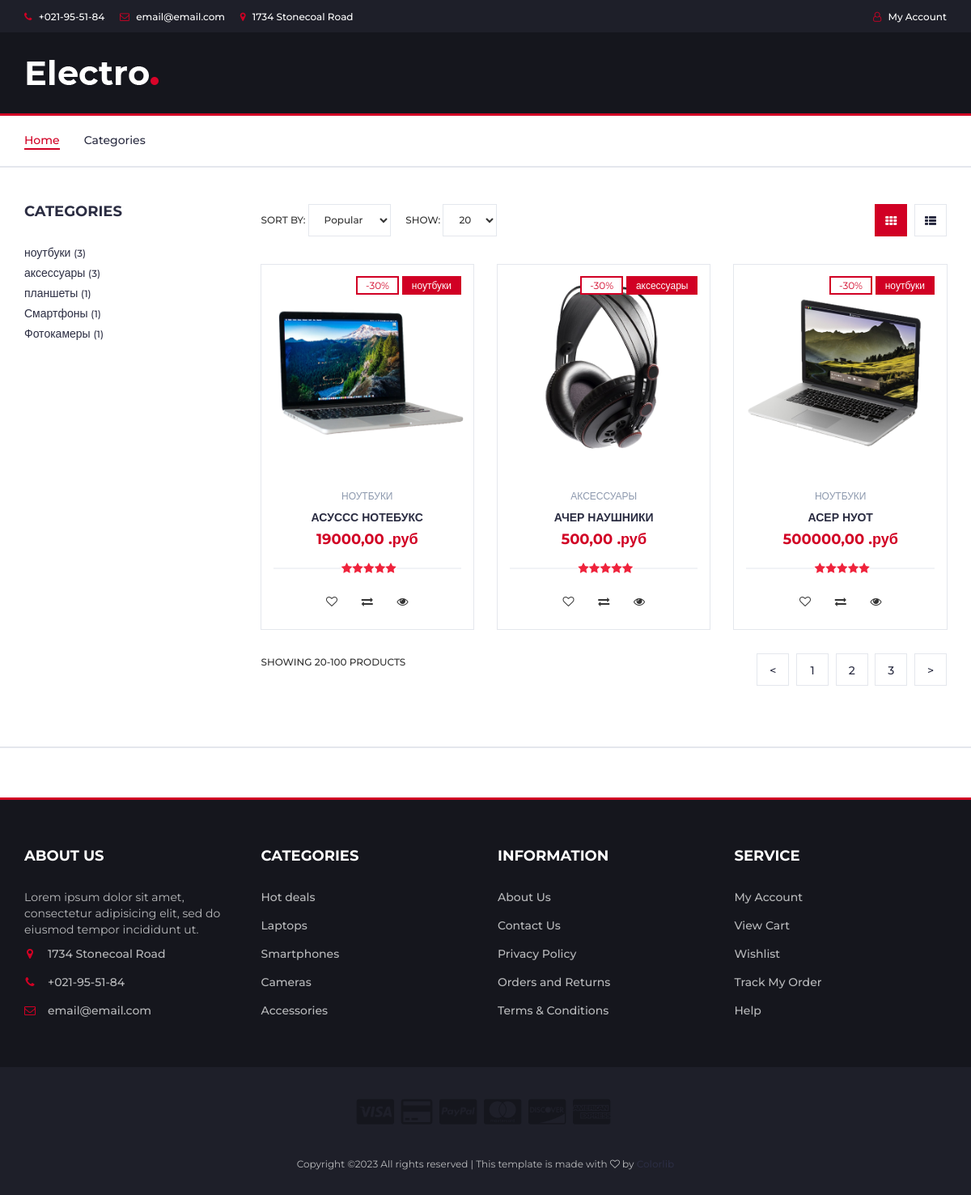
Screenshot of /products/ with the database file from the repository.
### products/models.py (models this page shows, shortened)
class Category(models.Model):
    name = models.CharField(max_length=125, unique=True)
    description = models.TextField(null=True, blank=True)
    class Meta:
        verbose_name = 'category'
        verbose_name_plural = 'categories'
    def __str__(self):
        return self.name

class Product(models.Model):
    name = models.CharField(max_length=125)
    description = models.TextField()
    price = models.DecimalField(max_digits=8, decimal_places=2)
    quantity = models.PositiveIntegerField(default=0)
    category = models.ForeignKey('Category', null=True, blank=True, on_delete=models.SET_NULL)
    creat_at = models.DateTimeField(auto_now_add=True)
    image = models.ImageField(upload_to='products', blank=True, null=True)
    is_published = models.BooleanField(default=True)
    class Meta:
        verbose_name = 'product'
        verbose_name_plural = 'products'

### products/views.py (the view)
# urls.py: path('', ProductsListView.as_view(), name='index'),
class ProductsListView(CommonMixim, ListView):
    model = Product
    template_name = 'products/store.html'
    title = 'Stores - Каталог'
    paginate_by = 3
    def get_queryset(self):
        queryset = super(ProductsListView, self).get_queryset()
        category_id = self.kwargs.get('category_id')
        return queryset.filter(category__id=category_id) if category_id else queryset
    def get_context_data(self, *, object_list=None, **kwargs):
        context = super(ProductsListView, self).get_context_data()
        context['categories'] = Category.objects.all()
        if self.request.user.is_authenticated:
            context['order'] = Orders.objects.filter(user=self.request.user)
        else:
            context['order'] = Orders.objects.all()
        return context

### common/views.py (called while the page is built)
    def get_context_data(self, **kwargs):
        context = super().get_context_data(**kwargs)
        context['title'] = self.title
        return context

### products/templates/products/store.html (shortened to what this page needs)
{% extends "products/base.html" %}
{% block content %}
		<div class="section">
			<div class="container">
				<div class="row">
					<div id="aside" class="col-md-3">
						<div class="aside">
							<h3 class="aside-title">Categories</h3>
                            {% for category in categories %}
                                <div class="input-point">
                                    <label for="{{ category.id }}">
                                        <a href="{% url 'products:categories' category_id=category.id|urlencode %}">
                                            {{ category.name }}
                                            <small>({{ category.product_set.count }})</small>
                                        </a>
                                    </label>
                                </div>
                            {% endfor %}
						</div>
					</div>
					<div id="store" class="col-md-9">
						<div class="store-filter clearfix">
							<div class="store-sort">
								<label>
									Sort By:
									<select class="input-select">
										<option value="0">Popular</option>
									</select>
								</label>
								<label>
									Show:
									<select class="input-select">
										<option value="0">20</option>
									</select>
								</label>
							</div>
							<ul class="store-grid">
								<li class="active"><i class="fa fa-th"></i></li>
								<li><a href="#"><i class="fa fa-th-list"></i></a></li>
							</ul>
						</div>
						<div class="row">
                            {% for product in object_list %}
                                {%  if product.is_published %}
                                    <div class="col-md-4 col-xs-6">
                                        <div class="product">
                                            <div class="product-img">
                                                <img src="{{ product.image.url }}" alt="">
                                                <div class="product-label">
                                                    <span class="sale">-30%</span>
                                                    <span class="new">{{ product.category }}</span>
                                                </div>
                                            </div>
                                            <div class="product-body">
                                                <p class="product-category">{% if product.category %}{{ product.category }}{% else %}Uncategorized{% endif %}</p>
                                                <h3 class="product-name"><a href="{% url 'products:detailed' product.id %}">{{ product.name }}</a></h3>
                                                <h4 class="product-price">{{ product.price }} .руб</h4>
                                                <div class="product-rating">
                                                    <i class="fa fa-star"></i>
                                                    <i class="fa fa-star"></i>
                                                    <i class="fa fa-star"></i>
                                                    <i class="fa fa-star"></i>
                                                    <i class="fa fa-star"></i>
                                                </div>
                                                <div class="product-btns">
                                                    <button class="add-to-wishlist"><i class="fa fa-heart-o"></i><span class="tooltipp">add to wishlist</span></button>
                                                    <button class="add-to-compare"><i class="fa fa-exchange"></i><span class="tooltipp">add to compare</span></button>
                                                    <button class="quick-view"><i class="fa fa-eye"></i><span class="tooltipp">quick view</span></button>
                                                </div>
                                            </div>
                                        </div>
                                    </div>
                                {% endif %}
                            {% endfor %}
						</div>
						<div class="store-filter clearfix">
							<span class="store-qty">Showing 20-100 products</span>
                        {%  if is_paginated %}
							<ul class="store-pagination">
								<li class="{% if not object_list.has_previous %} disabled {% endif %}">
                                    <a class="page-link" href="{% if object_list.has_previous %}{% url 'products:paginator' object_list.previous_page_number %}{% else %}{% endif %}"><</a>
                                </li>
                                {%  for page in paginator.page_range %}
                                    <li><a href="{% url 'products:paginator' page %}">{{ page }}</a></li>
                                {% endfor %}
                                <li class="{% if not object_list.has_next %} disabled {% else %} active {% endif %}">
                                    <a class="page-link" href="{% if object_list.has_next %}{% url 'products:paginator' object_list.next_page_number %}{% else %}{% endif %}"> > </a>
                                </li>
							</ul>
                        {% endif %}
						</div>
					</div>
				</div>
			</div>
		</div>
{% endblock %}

### static/css/style.css (style rules this page uses)
body { font-family: 'Montserrat', sans-serif; font-weight: 400; color: #333; }
h1, h2, h3, h4, h5, h6 { color: #2B2D42; font-weight: 700; margin: 0 0 10px; }
a { color: #2B2D42; font-weight: 500; -webkit-transition: 0.2s color; transition: 0.2s color; }
ul, ol { margin: 0; padding: 0; list-style: none }
.input-select { padding: 0px 15px; background: #FFF; border: 1px solid #E4E7ED; height: 40px; }
.section { padding-top: 30px; padding-bottom: 30px; }
.product { position: relative; margin: 15px 0px; -webkit-box-shadow: 0px 0px 0px 0px #E4E7ED, 0px 0px 0px 1px #E4E7ED; box-shadow: 0px 0px 0px 0px #E4E7ED, 0px 0px 0px 1px #E4E7ED; -webkit-transition: 0.2s all; transition: 0.2s all; }
.product .product-img { position: relative; }
.product .product-img>img { width: 100%; }
.product .product-img .product-label { position: absolute; top: 15px; right: 15px; }
.product .product-img .product-label>span { border: 2px solid; padding: 2px 10px; font-size: 12px; }
.product .product-img .product-label>span.sale { background-color: #FFF; border-color: #D10024; color: #D10024; }
.product .product-img .product-label>span.new { background-color: #D10024; border-color: #D10024; color: #FFF; }
.product .product-body { position: relative; padding: 15px; background-color: #FFF; text-align: center; z-index: 20; }
.product .product-body .product-category { text-transform: uppercase; font-size: 12px; color: #8D99AE; }
.product .product-body .product-name { text-transform: uppercase; font-size: 14px; }
.product .product-body .product-name>a { font-weight: 700; }
.product .product-body .product-price { color: #D10024; font-size: 18px; }
.product .product-body .product-rating { position: relative; margin: 15px 0px 10px; height: 20px; }
.product .product-body .product-rating>i { position: relative; width: 14px; margin-right: -4px; background: #FFF; color: #E4E7ED; z-index: 10; }
.product .product-body .product-rating>i.fa-star { color: #ef233c; }
.product .product-body .product-rating:after { content: ""; position: absolute; top: 50%; left: 0; right: 0; -webkit-transform: translateY(-50%); -ms-transform: translateY(-50%); transform: translateY(-50%); height: 1px; background-color: #E4E7ED; }
.product .product-body .product-btns>button { position: relative; width: 40px; height: 40px; line-height: 40px; background: transparent; border: none; -webkit-transition: 0.2s all; transition: 0.2s all; }
.aside>.aside-title { text-transform: uppercase; font-size: 18px; margin: 15px 0px 30px; }
.store-filter { margin-bottom: 15px; margin-top: 15px; }
.store-sort { display: inline-block; }
.store-sort label { font-weight: 500; font-size: 12px; text-transform: uppercase; margin-right: 15px; }
.store-grid { float: right; }
.store-grid li { display: inline-block; width: 40px; height: 40px; line-height: 40px; background-color: #FFF; border: 1px solid #E4E7ED; text-align: center; -webkit-transition: 0.2s all; transition: 0.2s all; }
.store-grid li+li { margin-left: 5px; }
.store-grid li.active { background-color: #D10024; border-color: #D10024; color: #FFF; cursor: default; }
.store-grid li a { display: block; }
.store-pagination { float: right; }
.store-pagination li { display: inline-block; width: 40px; height: 40px; line-height: 40px; text-align: center; background-color: #FFF; border: 1px solid #E4E7ED; -webkit-transition: 0.2s all; transition: 0.2s all; }
.store-pagination li+li { margin-left: 5px; }
.store-pagination li a { display: block; }
.store-qty { margin-right: 30px; font-weight: 500; text-transform: uppercase; font-size: 12px; }

### rows the page displays
Category: name "ноутбуки", product_set.count "3"
Category: name "аксессуары", product_set.count "3"
Category: name "планшеты", product_set.count "1"
Category: name "Смартфоны", product_set.count "1"
Category: name "Фотокамеры", product_set.count "1"
Product: image (picture), category "ноутбуки", category "НОУТБУКИ", name "АСУССС НОТЕБУКС", price "19000,00"
Product: image (picture), category "аксессуары", category "АКСЕССУАРЫ", name "АЧЕР НАУШНИКИ", price "500,00"
Product: image (picture), category "ноутбуки", category "НОУТБУКИ", name "АСЕР НУОТ", price "500000,00"

### other values shown
{{ page }} "1" "2" "3"
